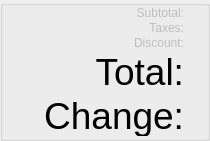
            <widget class="QGroupBox" name="groupTotals">
             <property name="sizePolicy">
              <sizepolicy hsizetype="Maximum" vsizetype="MinimumExpanding">
               <horstretch>0</horstretch>
               <verstretch>0</verstretch>
              </sizepolicy>
             </property>
             <property name="minimumSize">
              <size>
               <width>0</width>
               <height>0</height>
              </size>
             </property>
             <property name="maximumSize">
              <size>
               <width>16777215</width>
               <height>16777215</height>
              </size>
             </property>
             <property name="styleSheet">
              <string notr="true"/>
             </property>
             <property name="title">
              <string/>
             </property>
             <property name="alignment">
              <set>Qt::AlignRight|Qt::AlignTop|Qt::AlignTrailing</set>
             </property>
             <property name="flat">
              <bool>false</bool>
             </property>
             <layout class="QGridLayout">
              <property name="leftMargin">
               <number>1</number>
              </property>
              <property name="topMargin">
               <number>0</number>
              </property>
              <property name="rightMargin">
               <number>1</number>
              </property>
              <property name="bottomMargin">
               <number>0</number>
              </property>
              <property name="spacing">
               <number>1</number>
              </property>
              <item row="1" column="2">
               <widget class="QLabel" name="lblSaleTaxes">
                <property name="maximumSize">
                 <size>
                  <width>240</width>
                  <height>16777215</height>
                 </size>
                </property>
                <property name="text">
                 <string/>
                </property>
                <property name="scaledContents">
                 <bool>false</bool>
                </property>
                <property name="alignment">
                 <set>Qt::AlignRight|Qt::AlignTrailing|Qt::AlignVCenter</set>
                </property>
               </widget>
              </item>
              <item row="3" column="1">
               <widget class="QLabel" name="labelTotalpre">
                <property name="sizePolicy">
                 <sizepolicy hsizetype="Expanding" vsizetype="Minimum">
                  <horstretch>0</horstretch>
                  <verstretch>0</verstretch>
                 </sizepolicy>
                </property>
                <property name="minimumSize">
                 <size>
                  <width>180</width>
                  <height>40</height>
                 </size>
                </property>
                <property name="maximumSize">
                 <size>
                  <width>180</width>
                  <height>40</height>
                 </size>
                </property>
                <property name="font">
                 <font>
                  <pointsize>28</pointsize>
                 </font>
                </property>
                <property name="layoutDirection">
                 <enum>Qt::LeftToRight</enum>
                </property>
                <property name="frameShape">
                 <enum>QFrame::NoFrame</enum>
                </property>
                <property name="text">
                 <string>Total:</string>
                </property>
                <property name="scaledContents">
                 <bool>true</bool>
                </property>
                <property name="alignment">
                 <set>Qt::AlignRight|Qt::AlignTrailing|Qt::AlignVCenter</set>
                </property>
                <property name="indent">
                 <number>0</number>
                </property>
               </widget>
              </item>
              <item row="3" column="2">
               <widget class="QLabel" name="labelTotal">
                <property name="sizePolicy">
                 <sizepolicy hsizetype="Expanding" vsizetype="Minimum">
                  <horstretch>0</horstretch>
                  <verstretch>0</verstretch>
                 </sizepolicy>
                </property>
                <property name="minimumSize">
                 <size>
                  <width>0</width>
                  <height>0</height>
                 </size>
                </property>
                <property name="maximumSize">
                 <size>
                  <width>240</width>
                  <height>16777215</height>
                 </size>
                </property>
                <property name="font">
                 <font>
                  <pointsize>28</pointsize>
                 </font>
                </property>
                <property name="layoutDirection">
                 <enum>Qt::LeftToRight</enum>
                </property>
                <property name="frameShape">
                 <enum>QFrame::NoFrame</enum>
                </property>
                <property name="text">
                 <string/>
                </property>
                <property name="scaledContents">
                 <bool>false</bool>
                </property>
                <property name="alignment">
                 <set>Qt::AlignRight|Qt::AlignTrailing|Qt::AlignVCenter</set>
                </property>
               </widget>
              </item>
              <item row="4" column="1">
               <widget class="QLabel" name="labelChangepre">
                <property name="sizePolicy">
                 <sizepolicy hsizetype="MinimumExpanding" vsizetype="Expanding">
                  <horstretch>0</horstretch>
                  <verstretch>0</verstretch>
                 </sizepolicy>
                </property>
                <property name="minimumSize">
                 <size>
                  <width>180</width>
                  <height>40</height>
                 </size>
                </property>
                <property name="maximumSize">
                 <size>
                  <width>180</width>
                  <height>40</height>
                 </size>
                </property>
                <property name="font">
                 <font>
                  <pointsize>28</pointsize>
                 </font>
                </property>
                <property name="layoutDirection">
                 <enum>Qt::LeftToRight</enum>
                </property>
                <property name="frameShape">
                 <enum>QFrame::NoFrame</enum>
                </property>
                <property name="text">
                 <string>Change:</string>
                </property>
                <property name="scaledContents">
                 <bool>true</bool>
                </property>
                <property name="alignment">
                 <set>Qt::AlignRight|Qt::AlignTrailing|Qt::AlignVCenter</set>
                </property>
                <property name="margin">
                 <number>0</number>
                </property>
                <property name="indent">
                 <number>0</number>
                </property>
               </widget>
              </item>
              <item row="0" column="2">
               <widget class="QLabel" name="lblSubtotal">
                <property name="maximumSize">
                 <size>
                  <width>16777215</width>
                  <height>16777215</height>
                 </size>
                </property>
                <property name="text">
                 <string/>
                </property>
                <property name="scaledContents">
                 <bool>false</bool>
                </property>
                <property name="alignment">
                 <set>Qt::AlignRight|Qt::AlignTrailing|Qt::AlignVCenter</set>
                </property>
               </widget>
              </item>
              <item row="2" column="2">
               <widget class="QLabel" name="labelTotalDiscount">
                <property name="maximumSize">
                 <size>
                  <width>240</width>
                  <height>16777215</height>
                 </size>
                </property>
                <property name="text">
                 <string/>
                </property>
                <property name="alignment">
                 <set>Qt::AlignRight|Qt::AlignTrailing|Qt::AlignVCenter</set>
                </property>
               </widget>
              </item>
              <item row="4" column="2">
               <widget class="QLabel" name="labelChange">
                <property name="sizePolicy">
                 <sizepolicy hsizetype="Expanding" vsizetype="Minimum">
                  <horstretch>0</horstretch>
                  <verstretch>0</verstretch>
                 </sizepolicy>
                </property>
                <property name="minimumSize">
                 <size>
                  <width>0</width>
                  <height>0</height>
                 </size>
                </property>
                <property name="maximumSize">
                 <size>
                  <width>240</width>
                  <height>16777215</height>
                 </size>
                </property>
                <property name="font">
                 <font>
                  <pointsize>28</pointsize>
                 </font>
                </property>
                <property name="layoutDirection">
                 <enum>Qt::LeftToRight</enum>
                </property>
                <property name="frameShape">
                 <enum>QFrame::NoFrame</enum>
                </property>
                <property name="text">
                 <string/>
                </property>
                <property name="scaledContents">
                 <bool>false</bool>
                </property>
                <property name="alignment">
                 <set>Qt::AlignRight|Qt::AlignTrailing|Qt::AlignVCenter</set>
                </property>
               </widget>
              </item>
              <item row="0" column="1">
               <widget class="QLabel" name="lblSubtotalPre">
                <property name="enabled">
                 <bool>false</bool>
                </property>
                <property name="sizePolicy">
                 <sizepolicy hsizetype="Expanding" vsizetype="Preferred">
                  <horstretch>0</horstretch>
                  <verstretch>0</verstretch>
                 </sizepolicy>
                </property>
                <property name="text">
                 <string>Subtotal:</string>
                </property>
                <property name="alignment">
                 <set>Qt::AlignRight|Qt::AlignTrailing|Qt::AlignVCenter</set>
                </property>
               </widget>
              </item>
              <item row="1" column="1">
               <widget class="QLabel" name="lblSaleTaxesPre">
                <property name="enabled">
                 <bool>false</bool>
                </property>
                <property name="sizePolicy">
                 <sizepolicy hsizetype="Expanding" vsizetype="Preferred">
                  <horstretch>0</horstretch>
                  <verstretch>0</verstretch>
                 </sizepolicy>
                </property>
                <property name="text">
                 <string>Taxes:</string>
                </property>
                <property name="alignment">
                 <set>Qt::AlignRight|Qt::AlignTrailing|Qt::AlignVCenter</set>
                </property>
               </widget>
              </item>
              <item row="2" column="1">
               <widget class="QLabel" name="labelTotalDiscountpre">
                <property name="enabled">
                 <bool>false</bool>
                </property>
                <property name="sizePolicy">
                 <sizepolicy hsizetype="Expanding" vsizetype="Preferred">
                  <horstretch>0</horstretch>
                  <verstretch>0</verstretch>
                 </sizepolicy>
                </property>
                <property name="text">
                 <string>Discount:</string>
                </property>
                <property name="alignment">
                 <set>Qt::AlignRight|Qt::AlignTrailing|Qt::AlignVCenter</set>
                </property>
               </widget>
              </item>
             </layout>
            </widget>
